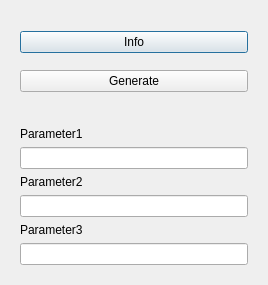
<?xml version="1.0" encoding="UTF-8"?>
<ui version="4.0">
 <class>GenerateWindow</class>
 <widget class="QDialog" name="GenerateWindow">
  <property name="geometry">
   <rect>
    <x>0</x>
    <y>0</y>
    <width>268</width>
    <height>285</height>
   </rect>
  </property>
  <property name="windowTitle">
   <string>Dialog</string>
  </property>
  <layout class="QVBoxLayout" name="verticalLayout_3">
   <item>
    <widget class="QWidget" name="ButtonBox" native="true">
     <layout class="QVBoxLayout" name="verticalLayout">
      <item>
       <widget class="QPushButton" name="GenInfobtn">
        <property name="text">
         <string>Info</string>
        </property>
       </widget>
      </item>
      <item>
       <widget class="QPushButton" name="GenGeneratebtn">
        <property name="text">
         <string>Generate</string>
        </property>
       </widget>
      </item>
     </layout>
    </widget>
   </item>
   <item>
    <widget class="QWidget" name="ParamBox" native="true">
     <layout class="QVBoxLayout" name="verticalLayout_2">
      <item>
       <widget class="QLabel" name="GenParam1lbl">
        <property name="text">
         <string>Parameter1</string>
        </property>
       </widget>
      </item>
      <item>
       <widget class="QLineEdit" name="GenInput1"/>
      </item>
      <item>
       <widget class="QLabel" name="GenParam2lbl">
        <property name="text">
         <string>Parameter2</string>
        </property>
       </widget>
      </item>
      <item>
       <widget class="QLineEdit" name="GenInput2"/>
      </item>
      <item>
       <widget class="QLabel" name="GenParam3lbl">
        <property name="text">
         <string>Parameter3</string>
        </property>
       </widget>
      </item>
      <item>
       <widget class="QLineEdit" name="GenInput3"/>
      </item>
     </layout>
    </widget>
   </item>
  </layout>
 </widget>
 <resources/>
 <connections/>
</ui>
